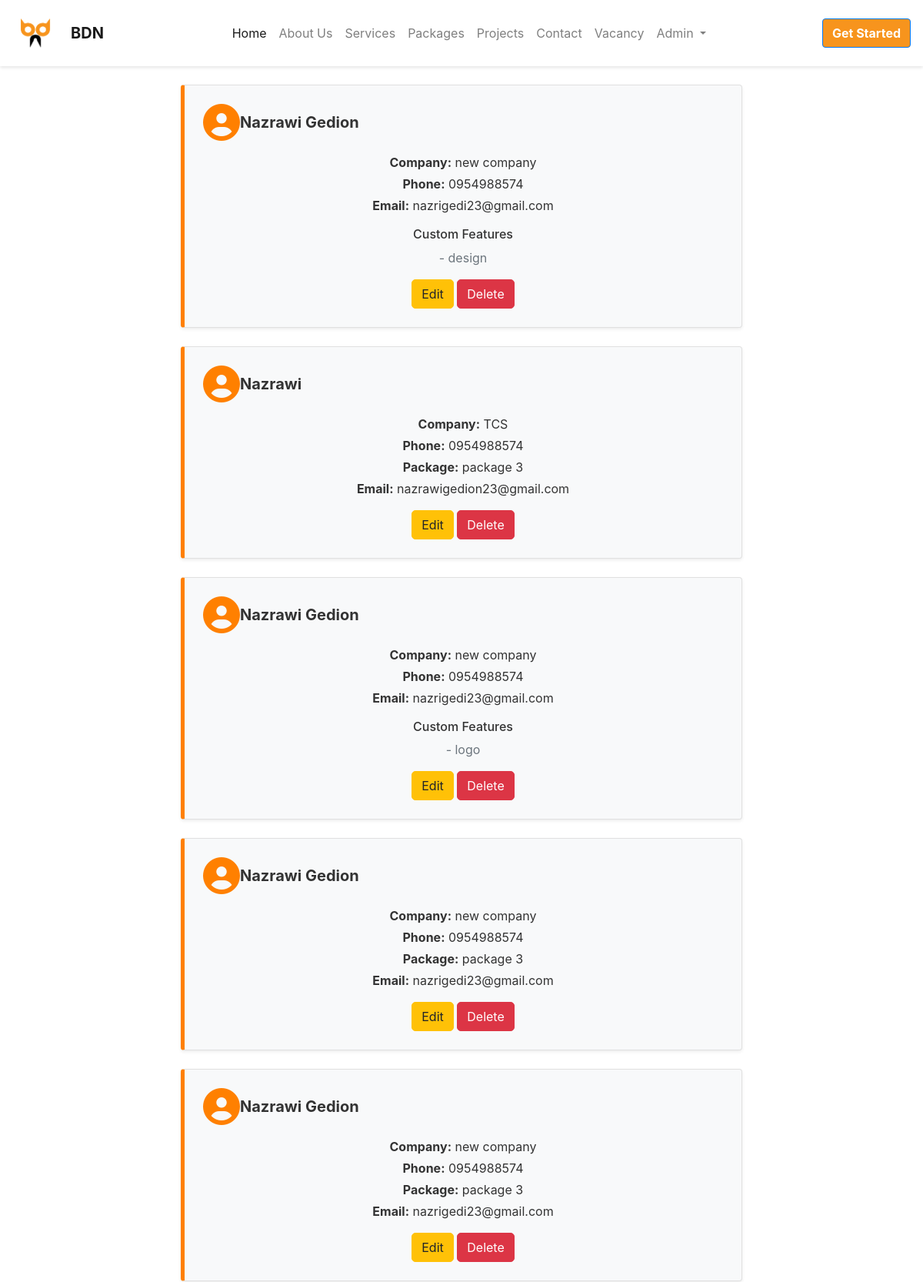
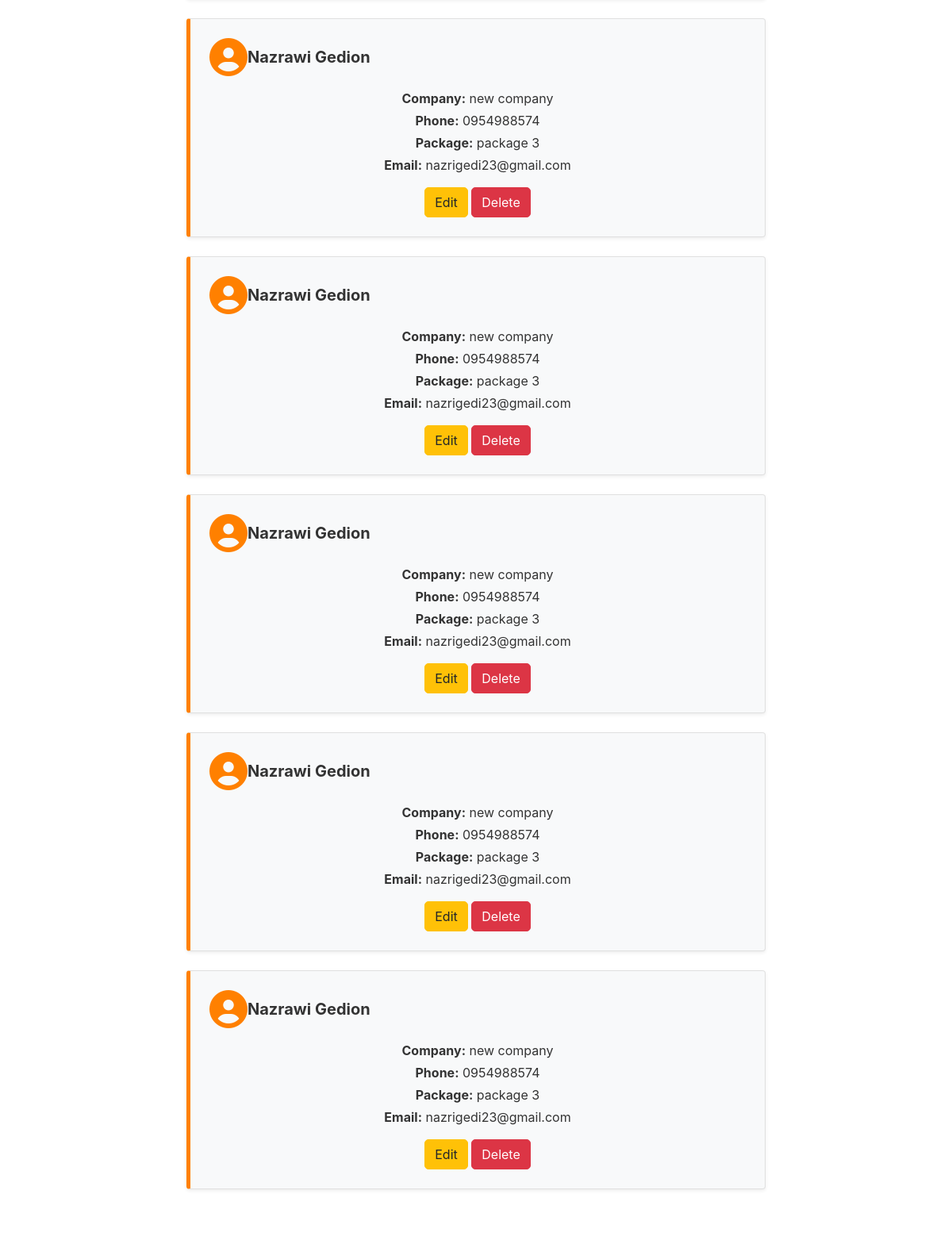
The app's page /package/orders/ (signed in, upper part), older data (2 pictures, top to bottom).
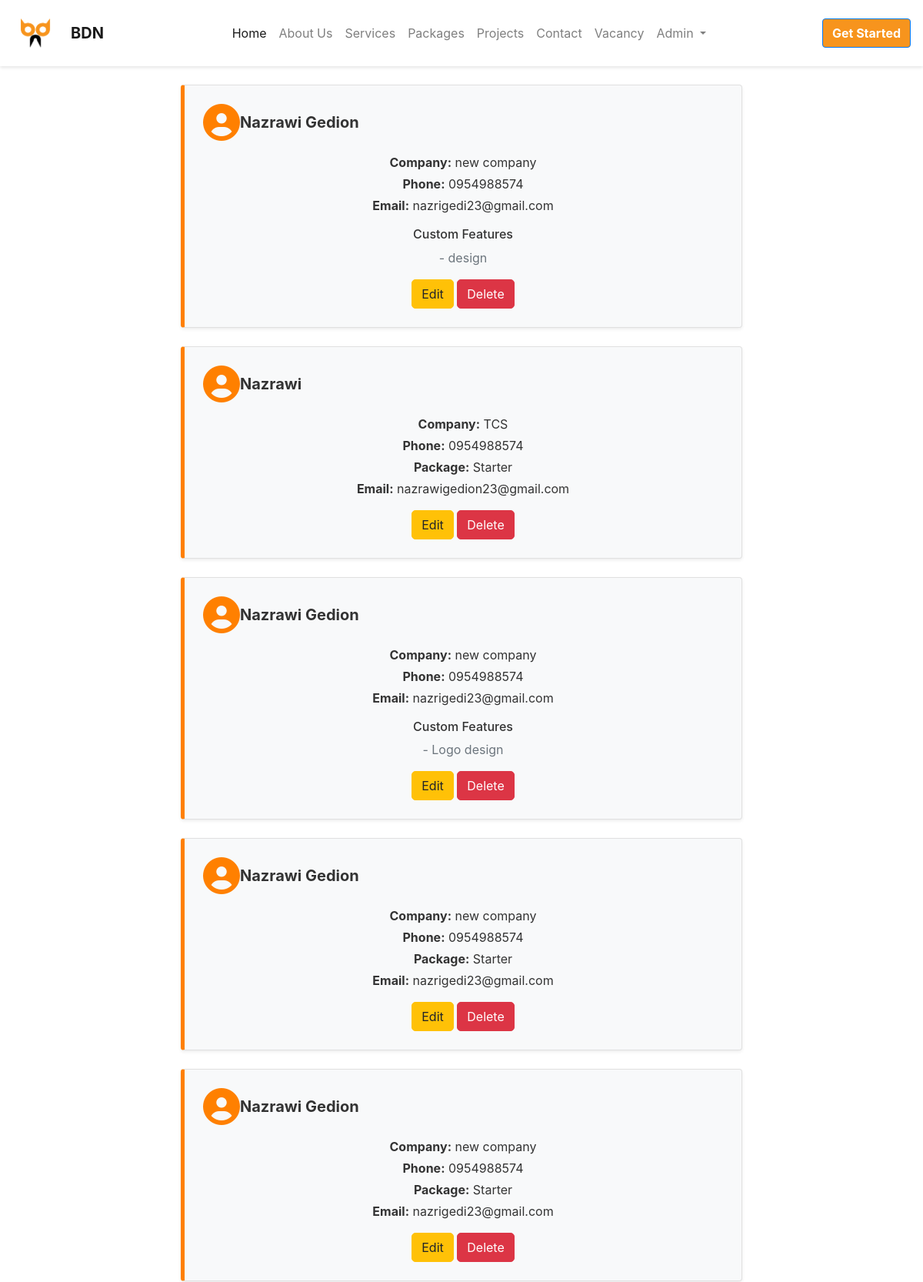
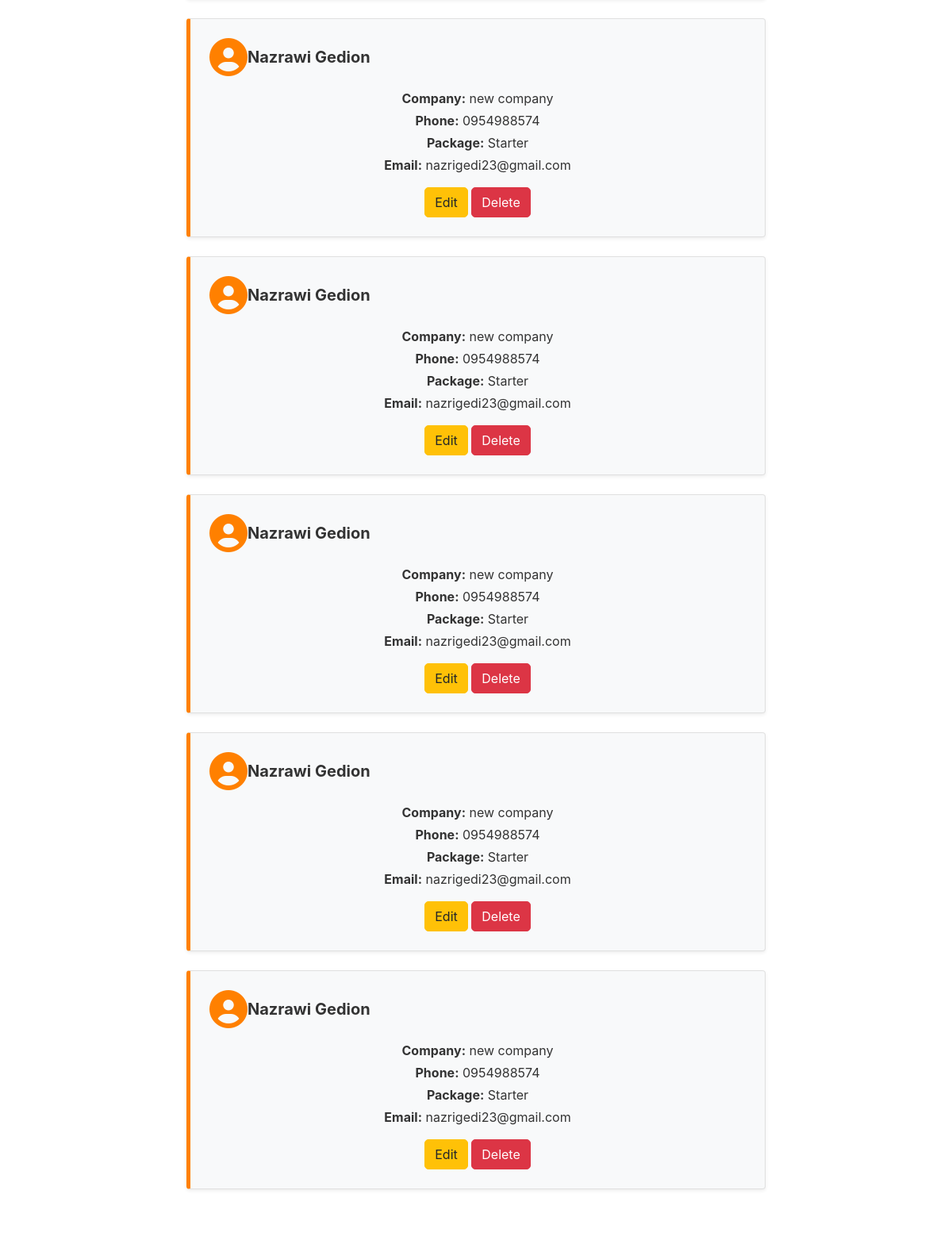
The same page, newer data (2 pictures, top to bottom).
### package/models.py (models this page shows, shortened)
class Order(models.Model):
    name = models.CharField(max_length=200)
    company = models.CharField(max_length=200, blank=True)
    phone = models.CharField(max_length=20)
    email = models.CharField(max_length=200)
    package = models.ForeignKey(Package, on_delete=models.CASCADE,blank=True,null=True )
    added_date = models.DateTimeField(auto_now_add=True)
    custom = models.ForeignKey(Custom,on_delete=models.CASCADE,null=True,blank=True)
    class Meta:
        ordering = ['-added_date']

class Package(models.Model):
    name = models.CharField(max_length=200)
    features = models.ManyToManyField(Feature, blank=True)
    image = models.ImageField(upload_to='images/' ,blank=True, null=True)
    description = models.TextField(max_length=1000)
    most_pop=models.BooleanField(default=False)
    added_date = models.DateTimeField(auto_now_add=True)

class Feature(models.Model):
    name = models.CharField(max_length=200)
    description = models.TextField(max_length=1000)
    price = models.FloatField(default=0)
    category=models.ForeignKey(Category, on_delete=models.SET_NULL, null=True, blank=True)

### package/views.py (the view)
# urls.py: path('orders/', views.OrderListView.as_view(),name='order_list'),
class OrderListView(LoginRequiredMixin,ListView):
    model = Order
    def get_queryset(self):
        return Order.objects.all()
    @method_decorator(user_passes_test(lambda u: u.is_superuser))
    def dispatch(self, *args, **kwargs):
        return super().dispatch(*args, **kwargs)

### package/templates/package/order_list.html (shortened to what this page needs)
{% extends  "base.html" %}
{% block content %}
<div class="container overflow-hidden text-center py-5"  style="padding-top:100px;">
    <h2 class="mb-4">Order List</h2>
    <div class="row justify-content-center">
        <div class="col-lg-8 col-md-10">
            {% for order in order_list %}
            <div class="testimonial p-4 mb-4 shadow-sm rounded bg-light">
                <div class="testimonial-content text-start">
                    <div class="d-flex align-items-center mb-3">
                        <i class="fas fa-user-circle testimonial-icon fa-3x text-primary me-3"></i>
                        <h5 class="mb-0">{{ order.name }}</h5>
                    </div>
                    <blockquote class="blockquote">
                        <p class="mb-1"><strong>Company:</strong> {{ order.company }}</p>
                        <p class="mb-1"><strong>Phone:</strong> {{ order.phone }}</p>
                        {% if order.package %}
                        <p class="mb-1"><strong>Package:</strong> {{ order.package.name }}</p>
                        {% endif %}
                        {% if order.email %}
                        <p class="mb-1"><strong>Email:</strong> {{ order.email }}</p>
                        {% endif %}
                        {% if order.custom %}
                        <h6 class="mt-3">Custom Features</h6>
                        <ul class="list-unstyled mb-0">
                            {% for feature in order.custom.feature.all %}
                            <li class="text-muted">- {{ feature.name }}</li>
                            {% endfor %}
                        </ul>
                        {% endif %}
                    </blockquote>
                    {% if user.is_authenticated and user.is_superuser %}
                    <div class="mt-3">
                        <a class="btn btn-warning me-2" href="{% url 'package:order_edit' pk=order.pk %}">
                             Edit
                        </a>
                        <a class="btn btn-danger" href="{% url 'package:order_remove' pk=order.pk %}">
                             Delete
                        </a>
                    </div>
                    {% endif %}
                </div>
            </div>
            {% empty %}
            <p class="text-muted">No orders available.</p>
            {% endfor %}
        </div>
    </div>
</div>
{% endblock %}

Row changes from the older to the newer data that the page shows:
changed through a linked row, Order "Nazrawi": package.name "package 3" → "Starter"
changed Feature: name "logo" → "Logo design"
changed through a linked row, Order (number 4 of 10 on the later page): package.name "package 3" → "Starter"
changed through a linked row, Order (number 5 of 10 on the later page): package.name "package 3" → "Starter"
changed through a linked row, Order (number 6 of 10 on the later page): package.name "package 3" → "Starter"
changed through a linked row, Order (number 7 of 10 on the later page): package.name "package 3" → "Starter"
changed through a linked row, Order (number 8 of 10 on the later page): package.name "package 3" → "Starter"
changed through a linked row, Order (number 9 of 10 on the later page): package.name "package 3" → "Starter"
changed through a linked row, Order (number 10 of 10 on the later page): package.name "package 3" → "Starter"
